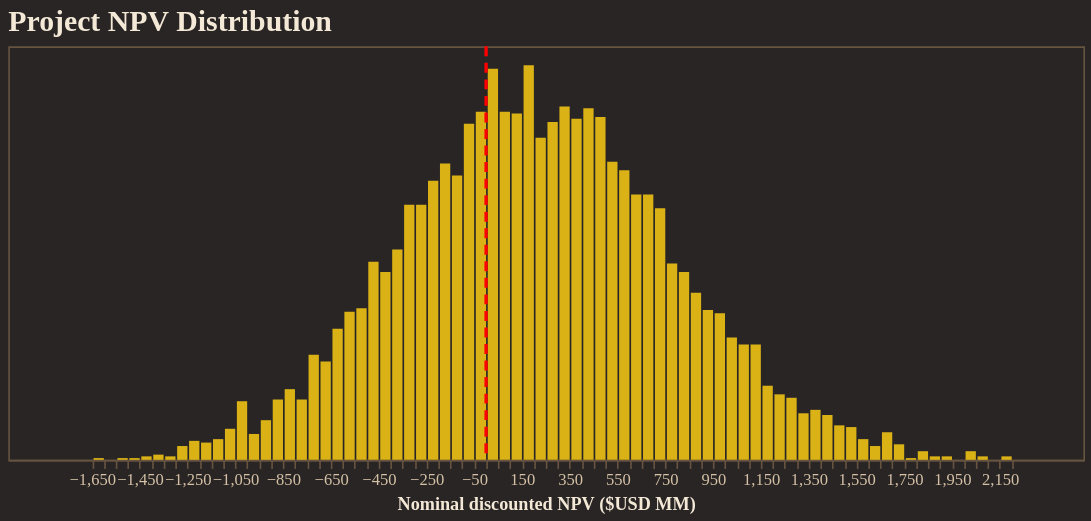

The code cell stored with this chart in its notebook:
### Code cell
from resgo.plotting.tables import npv_USD
import numpy as np
import pandas as pd

npv = npv_USD(
    simpack,
    nominal=True,
    discounted=True,
    success_only=False,
)
npv_usd = npv.to_numpy().ravel()
npv_df = pd.DataFrame({"npv_usd_mm": npv_usd / 1e6})

histogram = (
    alt.Chart(npv_df)
    .mark_bar(color="#FACC15", opacity=0.85)
    .encode(
        x=alt.X(
            "npv_usd_mm:Q",
            bin=alt.Bin(maxbins=100),
            title="Nominal discounted NPV ($USD MM)",
        ),
        y=alt.Y("count():Q", axis=None),
        tooltip=[alt.Tooltip("count():Q", title="Count")],
    )
    .properties(
        width=650,
        height=250,
        title="Project NPV Distribution",
    )
)

break_even = (
    alt.Chart(pd.DataFrame({"npv_usd_mm": [0]}))
    .mark_rule(color="red", strokeDash=[6, 4], strokeWidth=2)
    .encode(x="npv_usd_mm:Q")
)

fig = alt.layer(histogram, break_even)
fig.show()

### Figure 1 — Vega-Lite specification as saved in the notebook (floating-point values rounded to 4 significant figures; data arrays with more than 128 entries replaced by an {"elided": "..."} marker saying what was removed)
{"config": {"background": "#292524", "view": {"fill": "#292524", "stroke": "#665340"}, "title": {"color": "#f4e9d7", "font": "Merriweather", "fontSize": 18, "fontWeight": 600, "subtitleColor": "#d5c2a6", "anchor": "start"}, "axis": {"domainColor": "#665340", "gridColor": "#665340", "tickColor": "#665340", "labelColor": "#d5c2a6", "titleColor": "#f4e9d7", "labelFont": "Merriweather", "titleFont": "Merriweather"}, "legend": {"titleColor": "#f4e9d7", "labelColor": "#d5c2a6", "labelFont": "Merriweather", "titleFont": "Merriweather", "orient": "top-right", "symbolType": "circle"}, "header": {"labelColor": "#d5c2a6", "titleColor": "#f4e9d7", "labelFont": "Merriweather", "titleFont": "Merriweather"}, "mark": {"color": "#c78d3b"}, "line": {"color": "#c78d3b"}, "bar": {"color": "#c78d3b"}, "point": {"color": "#ddb06d"}, "area": {"color": "#c78d3b", "opacity": 0.35}, "text": {"color": "#f4e9d7", "font": "Merriweather"}, "range": {"category": ["#5DA5DA", "#F28E2B", "#59C36A", "#E15759", "#B07AA1", "#4ECDC4", "#FF9DA7", "#EDC948"]}}, "layer": [{"data": {"name": "data-37229cbd0ca3d469d04c9a8ac52adace"}, "mark": {"type": "bar", "color": "#FACC15", "opacity": 0.85}, "encoding": {"tooltip": [{"aggregate": "count", "title": "Count", "type": "quantitative"}], "x": {"bin": {"maxbins": 100}, "field": "npv_usd_mm", "title": "Nominal discounted NPV ($USD MM)", "type": "quantitative"}, "y": {"aggregate": "count", "axis": null, "type": "quantitative"}}, "title": "Project NPV Distribution"}, {"data": {"name": "data-83a0ef6621ce3be6c7bd66d40cf7fe67"}, "mark": {"type": "rule", "color": "red", "strokeDash": [6, 4], "strokeWidth": 2}, "encoding": {"x": {"field": "npv_usd_mm", "type": "quantitative"}}}], "height": 250, "width": 650, "$schema": "https://vega.github.io/schema/vega-lite/v5.20.1.json", "datasets": {"data-37229cbd0ca3d469d04c9a8ac52adace": {"elided": "6000 records"}, "data-83a0ef6621ce3be6c7bd66d40cf7fe67": [{"npv_usd_mm": 0}]}}
